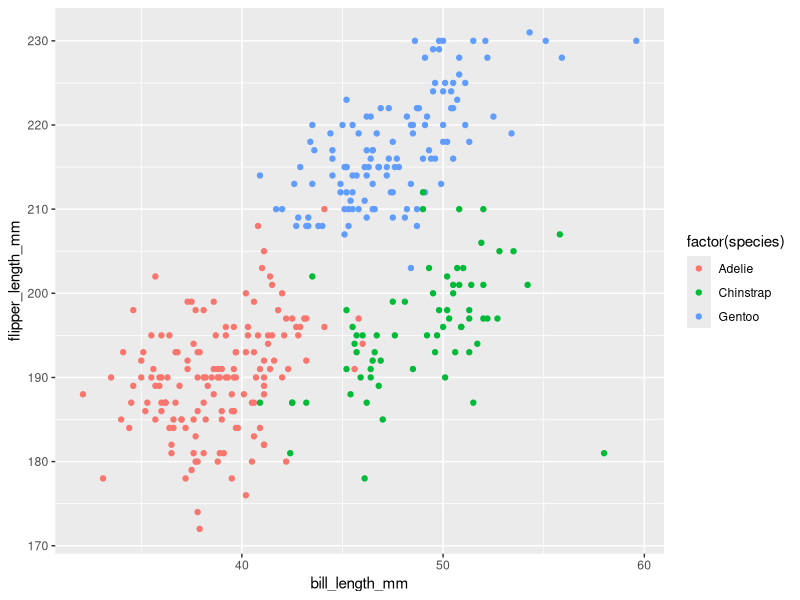

Write the R code that produced this figure.
## ---- chunk 1
# Load Prerequisite Packages
  library("dplyr")
  library("ggplot2")
  library("tidyverse")
## ---- chunk 2
# Load the PENGUINS dataset
  data("penguins", package = "palmerpenguins")

## Description of the PENGUINS dataset
#   - 8 Variables:  SPECIES (species of the penguin), ISLAND (island the kind of species live in), BILL_LENGTH_MM, BILL_DEPTH_MM, FLIPPER_LENGTH_MM,
#                   BODY_MASS_G (body mass in grams), SEX (male or female), YEAR
#   - Size of the Dataset: nrow=344, ncol=8
        ROWS=nrow(penguins)
        COLS=ncol(penguins)
#   - The mean flipper length
        Flipper_Mean = mean(penguins$flipper_length_mm, na.rm=TRUE)
#   - scatterplot
        ggplot(penguins, aes(x = bill_length_mm, y = flipper_length_mm)) + geom_point(aes(color = factor(species)), na.rm=TRUE)

## ---- chunk 3
# Create the Desired Dataframe #
  set.seed(2048)      # Select a pseudo random seed for replication purposes
  DF <- data.frame(
          random_sample = rnorm(10),
          char_vector   = letters[1:10],
          factor_vector = factor(sample(c("LEVEL1", "LEVEL2", "LEVEL3"), size = 10, replace = TRUE))  # To randomly select from the 3 levels
  )
  DF$logical_vector <- DF$random_sample>0
  
# Compute the Means for Each Column and Discuss whether Applicable #
  MEAN_NUMERIC   = mean(DF[["random_sample"]])   # Mean() works for numeric data column
  MEAN_LOGICAL   = mean(DF[["logical_vector"]])  # Mean() works for logical data column, treating TRUE as 1 and FALSE as 0
  MEAN_CHARACTER = mean(DF[["char_vector"]])     # Mean() does NOT work for character data types, returning NA
  MEAN_FACTOR    = mean(DF[["factor_vector"]])   # Mean() does NOT work for factor data column, returning NA
  
# Applying as.numeric() to the logical, character, and factor variables. Discuss what happens and the reasoning. #
  conv_num_vector = as.numeric(DF$logical_vector)  # conversion successful: treating TRUE as 1 and FALSE as 0
  conv_num_char   = as.numeric(DF$char_vector)     # warning appears, then returns NA throughout
  conv_num_factor = as.numeric(DF$factor_vector)   # conversion successful: treating the LEVEL CODE of the factor as 1, 2, 3 for the three levels specified
  
